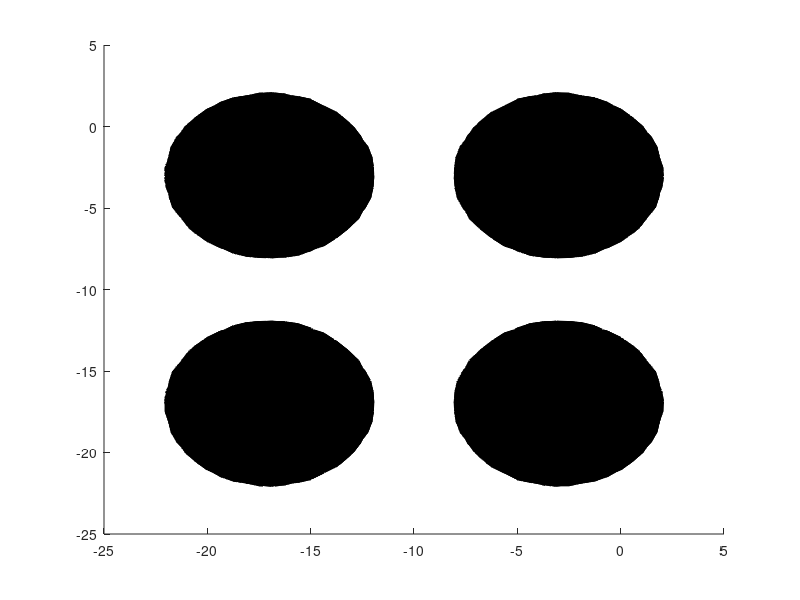

MATLAB code to generate this figure: (Note: this script raises an error after producing the figure.)
clc;clear all;
m1 = 64;m2 = 64;m3 =64;n = 100;
xa=-30;xb=10;ya=-30;yb=10;za=-30;zb=10;ta=0;
alpha=1;beta=1;gamma=1;theta=1;
h1 = (xb-xa)/m1;
h2 = (yb-ya)/m2;
h3 = (zb-za)/m3;
x = xa:h1:xb; x = x';
y = ya:h2:yb; y = y';
z = za:h3:zb; z = z';
%%
varphi = @(x,y,z) 4*(atan(exp((4-sqrt((x+3).^2+(y+3).^2+(z+3).^2))./0.436)))+4*(atan(exp((4-sqrt((x+17).^2+(y+3).^2+(z+3).^2))./0.436)))+...
     4*(atan(exp((4-sqrt((x+3).^2+(y+17).^2+(z+3).^2))./0.436)))+4*(atan(exp((4-sqrt((x+17).^2+(y+17).^2+(z+3).^2))./0.436)));
   
  for i=1:m1+1
     for j=1:m2+1
       for l=1:m3+1
         u(i,j,l) = varphi(x(i),y(j),z(l));
         end
     end
  end
 
 u = sin(u/2);
 p = patch(isosurface(x,y,z,u,0.2));
 isonormals(x,y,z,u,p);
 p.FaceColor = 'red';
 p.EdgeColor = 'none';
 daspect([1 1 1])
 view(3);
 camlight 
 lighting gouraud
 
 xlabel  ({'$x$'},'FontUnits','points','interpreter','latex','FontSize',15,'FontName','Times')           
 ylabel  ({'$y$'},'FontUnits','points','interpreter','latex','FontSize',15,'FontName','Times')   
 zlabel  ({'$z$'},'FontUnits','points','interpreter','latex','FontSize',15,'FontName','Times')    
 title  ({'${\rm isosurfaces ~of ~\sin(u/2) = 0.2~ at~ t=0}$'},'FontUnits','points','interpreter','latex','FontSize',15,'FontName','Times')
 set(gca,'XTick',-30:10:10);set(gca,'YTick',-30:10:10);set(gca,'ZTick',-30:10:10);
 xlim([-30 10]);ylim([-30 10]);zlim([-13 10]);
 grid on;

